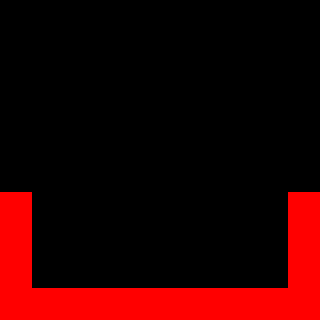

A 2D game scene composited from a Tiled map and its tileset images. What follows is a short description and the map's XML, with every tile layer's data as written:
An orthogonal 10x10 tile map with 32x32 px tiles, 1 tile layer (Calque de Tile 1).

<map version="1.0" tiledversion="1.1.1" orientation="orthogonal" renderorder="right-down" width="10" height="10" tilewidth="32" tileheight="32" infinite="0" nextobjectid="1">
 <tileset firstgid="1" name="montruc" tilewidth="32" tileheight="32" tilecount="100" columns="10">
  <image source="essai.png" width="320" height="320" />
 </tileset>
 <layer name="Calque de Tile 1" width="10" height="10">
  <data encoding="csv">
0,0,0,0,0,0,0,0,0,0,
0,0,0,0,0,0,0,0,0,0,
0,0,0,0,0,0,0,0,0,0,
0,0,0,0,0,0,0,0,0,0,
0,0,0,0,0,0,0,0,0,0,
0,0,0,0,0,0,0,0,0,0,
31,0,0,0,0,0,0,0,0,31,
31,0,0,0,0,0,0,0,0,31,
31,0,0,0,0,0,0,0,0,31,
31,31,31,31,31,31,31,31,31,31
</data>
 </layer>
</map>
